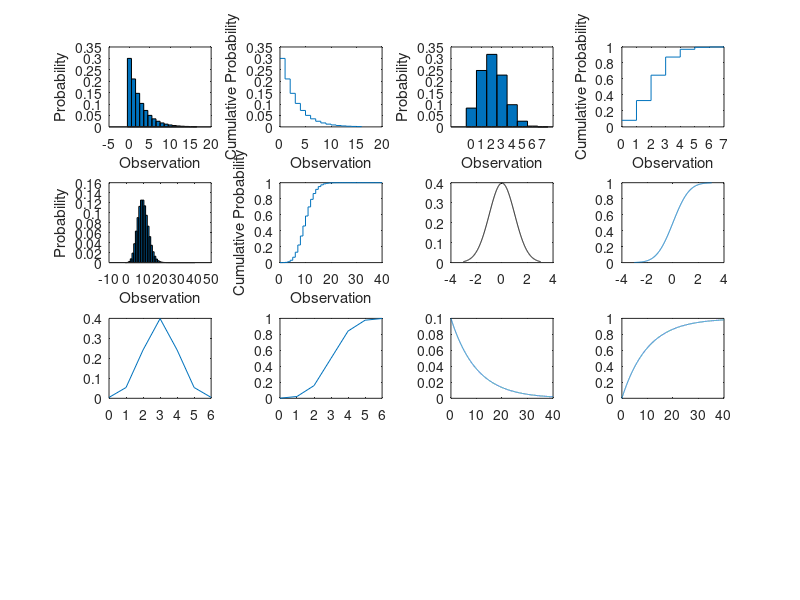

This chart was generated by the following MATLAB code:
#1
pkg load statistics

#2
x=0:16;
y=geopdf(x,0.3);
subplot(4,4,1)
bar(x,y,1)
xlabel('Observation')
ylabel('Probability')
subplot(4,4,2)
stairs(x,y)
xlabel('Observation')
ylabel('Cumulative Probability')

#3
x = 0:7;
y = binopdf(x,7,0.3);
subplot(4,4,3)
bar(x,y,1)
xlabel('Observation')
ylabel('Probability')
x = 0:7;
y = binocdf(x,7,0.3);
subplot(4,4,4)
stairs(x,y)
xlabel('Observation')
ylabel('Cumulative Probability')

#4
x = 0:40;
y = poisspdf(x,10);
subplot(4,4,5)
bar(x,y,1)
xlabel('Observation')
ylabel('Probability')
x = 0:40;
y = poisscdf(x,10);
subplot(4,4,6)
stairs(x,y)
xlabel('Observation')
ylabel('Cumulative Probability')

#5
[m,sigma] = tstat(100);
sigma = sqrt(sigma);
x = m - 3 * sigma :0.01 : m + 3 * sigma;
subplot(4,4,7)
plot(x,pdf('t',x,100),'Color','black','LineStyle','-')
subplot(4,4,8)
plot(x,cdf('t',x,100))

#6
x = 0:001:6;
subplot(4,4,9)
plot(x,normpdf(x,3,1))
subplot(4,4,10)
plot(x,normcdf(x,3,1))

#7
[m,sigma]=expstat(10);
sigma=sqrt(sigma);
x = max(0, m - 3 * sigma) : 0.01 : m + 3 * sigma;
subplot(4,4,11)
plot(x, exppdf(x,10))
subplot(4,4,12)
plot(x, expcdf(x,10))
